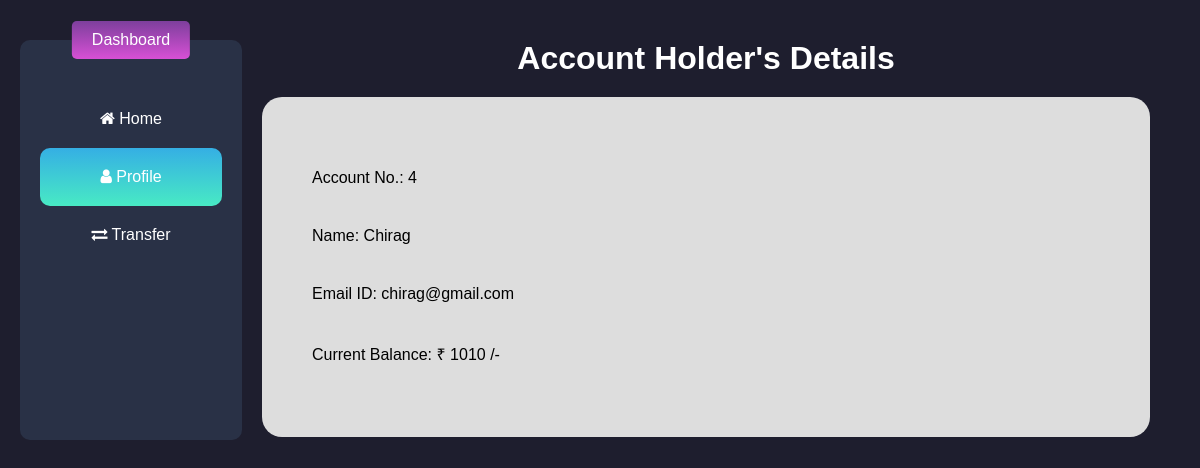
The page /profile/4 on the database as committed earlier.
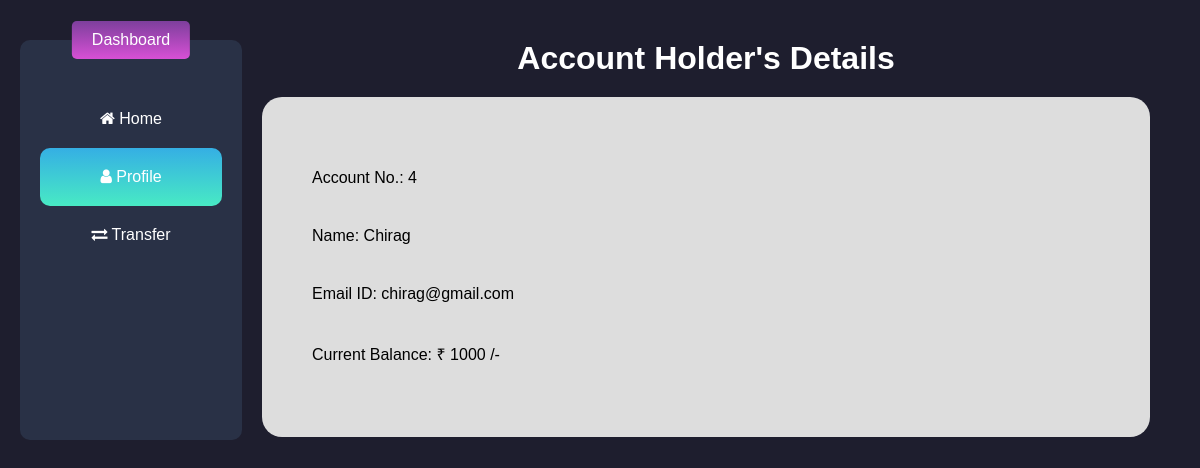
The same page on the database as committed later.
### bank/models.py (models this page shows, shortened)
class Customers(models.Model):
    cust_id=models.AutoField
    cust_name=models.CharField(max_length=20)
    cust_email=models.EmailField(max_length=100)
    cust_balance=models.IntegerField()

### bank/views.py (the view)
# urls.py: path('profile/<int:acc>',views.profile,name="Profile"),
def profile(request, acc):
    profile=Customers.objects.filter(id=acc)
    history=Transfer.objects.filter(sender=acc, status="Success")
    return render(request, 'profile.html',{'profile': profile, 'transferhistory':history})

### bank/templates/profile.html (shortened to what this page needs)
<!DOCTYPE html>
<html lang="en">
<head>
    <link rel="stylesheet" href="/static/css/index.css">
    <link rel="stylesheet" href="https://cdnjs.cloudflare.com/ajax/libs/font-awesome/4.7.0/css/font-awesome.min.css">
</head>
<body>
    <div class="main-container">
        <div class="dashboard">
            <p class="dashboard-heading">Dashboard</p>
            <ul class="dashboard-details">
                <a href="/">
                    <li><span><i class="fa fa-home" aria-hidden="true"></i></span> Home</li>
                </a>
                <a href="#">
                    <li class="active"><span><i class="fa fa-user" aria-hidden="true"></i></span> Profile</li>
                </a>
                <a href="/transfer/">
                    <li><span><i class="fa fa-exchange" aria-hidden="true"></i></span> Transfer</li>
                </a>
            </ul>
        </div>
        <div class="container">
            <h1 class="detail-heading">Account Holder's Details</h1>
            <div class="profile">
                {% if profile %}
                {% for i in profile %}
                <ul>
                    <li>Account No.: {{i.id}}</li>
                    <li>Name: {{i.cust_name}}</li>
                    <li>Email ID: {{i.cust_email}}</li>
                    <li>Current Balance: &#x20B9; {{i.cust_balance}} /-</li>
                </ul>
                {% endfor %}
                {% else %}
                <h1 class="result">No results found</h1>
                {% endif %}
            </div>
        </div>
    </div>
</body>
</html>

Rows that differ between the two databases and show on the page:
changed Customers "Chirag": cust_balance "1010" → "1000"
